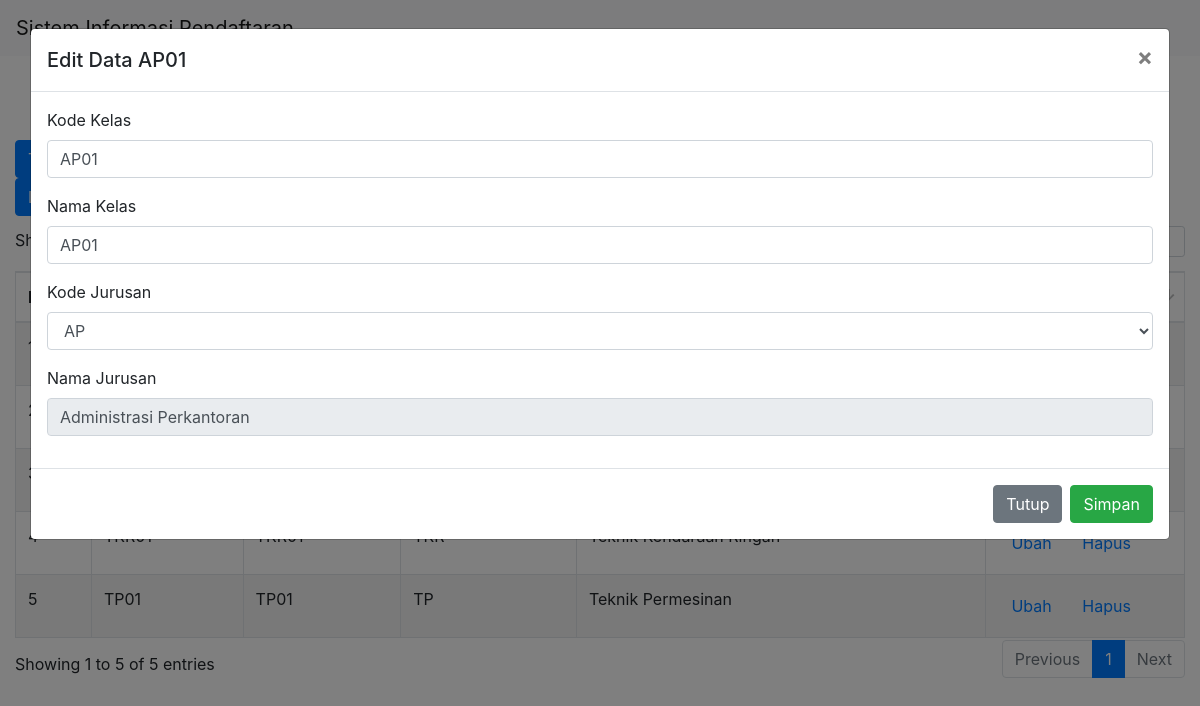
Page /kelas/?kodeKelas=AP01 on the committed database.
### tables this page shows
CREATE TABLE `datakelas` (
  `kode_kelas` varchar(10) NOT NULL,
  `nama_kelas` varchar(15) DEFAULT NULL,
  `kode_jurusan` varchar(50) DEFAULT NULL,
  `nama_jurusan` varchar(50) DEFAULT NULL
);

### application/controllers/Kelas.php (called while the page is built, shortened)
<?php
class Kelas extends CI_Controller{
	function __construct(){
		$this->load->model('MJurusan');
		$this->load->model('MFormPendaftaran');
		$this->load->model('MKelas');
		$this->load->helper('url');
		$this->load->library('pdftc');
	}
	function index(){
		$data['data'] = $this->MKelas->getAll()->result();
		$data['kodeProgramKeahlian'] = $this->MJurusan->getDistinct()->result();
		$this->load->view('header');
		$this->load->view('kelas_home', $data);
		$this->load->view('footer');
	}
}

### index.php (called while the page is built, shortened)
<?php
require_once BASEPATH.'core/CodeIgniter.php';

### application/models/MKelas.php (called while the page is built, shortened)
<?php
class MKelas extends CI_Model{
	function getAll(){
		return $this->db->get('datakelas');
	}
	public function getSearch($key){
		$this->db->select('*');
		$this->db->from('datakelas');
		$this->db->where('kode_kelas', $key);
		return $this->db->get()->result();
	}
}

### application/models/MJurusan.php (called while the page is built, shortened)
<?php
class MJurusan extends CI_Model{
	function getDistinct(){
		return $this->db->query("select kode_jurusan from jurusan ");
	}
}

### application/views/kelas_home.php (the view, shortened to what this page needs)
<div class="container-fluid">
	<form target="_blank" method="GET" action="<?php echo base_url(). 'formpendaftaran/report'; ?>">
		<div class="row" style="margin-top: 10px">
			<div class="col-2" style="margin: 0; max-width: 160px;">
				<button type="button" class="btn btn-primary" data-toggle="modal" data-target="#exampleModal">Tambah Data</button>
				<a type="button" href="<?php echo base_url(). 'kelas/laporan'; ?>" class="btn btn-primary">Laporan</a>
			</div>
			<div class="col-sm-9"></div>
			</form>
		</div>
	<div class="row" style="margin-top: 10px">
		<div class="col-sm">
			<table id="example" class="table table-striped table-bordered" style="width:100%; margin-top: 10px">
		        <thead>
		            <tr>
		                <th>No</th>
		                <th>Kode Kelas</th>
		                <th>Nama Kelas</th>
		                <th>Kode Jurusan</th>
		                <th>Nama Jurusan</th>
		            </tr>
		        </thead>
		        <tbody>
		        	<?php
						$no = 1;
						foreach($data as $u){
					?>
			            <tr>
			                <td><?=$no++?></td>
			                <td><?=$u->kode_kelas?></td>
			                <td><?=$u->nama_kelas?></td>
			                <td><?=$u->kode_jurusan?></td>
			                <td><?=$u->nama_jurusan?></td>
			                <td>
			                	<a href="<?php echo base_url(). 'kelas/?kodeKelas='.$u->kode_kelas; ?>" class="btn btn-link">Ubah</a>
			                	<button onclick="confirmDelete('<?=$u->kode_kelas?>')" class="btn btn-link" data-toggle="modal" data-target="#staticBackdrop">Hapus</button>
			                </td>
			            </tr>
		            <?php
						}
					?>
		        </tbody>
		    </table>
		</div>
	</div>
	<?php
		$titleModal = "Tambah Data";
		if($this->input->get('kodeKelas') != ""){
			$titleModal = "Edit Data ".$this->input->get('kodeKelas');
			$data = $this->MKelas->getSearch($this->input->get('kodeKelas'));
		}else{
			$data[0]->kode_kelas = "";
			$data[0]->nama_kelas = "";
			$data[0]->kode_jurusan = "";
			$data[0]->nama_jurusan = "";
		}
	?>
	<form action="<?php echo base_url(). 'kelas/save'; ?>" method="post">
		<div class="modal fade" id="exampleModal" tabindex="-1" aria-labelledby="exampleModalLabel" aria-hidden="true">
		  <div class="modal-dialog modal-dialog-scrollable modal-xl">
		    <div class="modal-content">
		      <div class="modal-header">
		        <h5 class="modal-title" id="exampleModalLabel"><?=$titleModal?></h5>
		        <button type="button" class="close" data-dismiss="modal" aria-label="Close">
		          <span aria-hidden="true">&times;</span>
		        </button>
		      </div>
		      <div class="modal-body">
		      		<div class="row">
		      			<div class="col-sm">
			      			<div class="form-group">
							    <label for="kode_kelas">Kode Kelas</label>
							    <input type="text" class="form-control" id="kode_kelas" name="kode_kelas" value="<?=$data[0]->kode_kelas?>">
							</div>
							<div class="form-group">
							    <label for="nama_kelas">Nama Kelas</label>
							    <input type="text" class="form-control" id="nama_kelas" name="nama_kelas" value="<?=$data[0]->nama_kelas?>">
							</div>
							<div class="form-group">
							    <label for="kode_jurusan">Kode Jurusan</label>
							    <select class="form-control" id="kode_jurusan" name="kode_jurusan">
							      	<?php
										foreach($kodeProgramKeahlian as $n){
											if($data[0]->kode_jurusan == $n->kode_jurusan){
									?>
													<option selected="" value="<?=$n->kode_jurusan?>"><?=$n->kode_jurusan?></option>
									<?php
											}else{
												?>
													<option value="<?=$n->kode_jurusan?>"><?=$n->kode_jurusan?></option>
												<?php
											}
										}
									?>
							    </select>
						    </div>
							<div class="form-group">
							    <label for="nama_jurusan">Nama Jurusan</label>
							    <input readonly="" type="text" class="form-control" id="nama_jurusan" name="nama_jurusan" value="<?=$data[0]->nama_jurusan?>">
							</div>
		      			</div>
		      		</div>
		      </div>
		      <div class="modal-footer">
		        <button type="button" class="btn btn-secondary" data-dismiss="modal">Tutup</button>
		        <button type="submit" class="btn btn-success">Simpan</button>
		      </div>
		    </div>
		  </div>
		</div>
	</form>

### rows in the picture
datakelas: kode_kelas "TP01", nama_kelas "TP01", kode_jurusan "TP", nama_jurusan "Teknik Permesinan"
datakelas: kode_kelas "AP01", nama_kelas "AP01", nama_jurusan "Administrasi Perkantoran"

### other values in the picture
$titleModal "Edit Data AP01"
form field kode_jurusan "AP"
